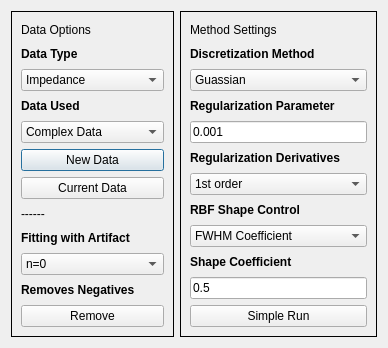
<?xml version="1.0" encoding="UTF-8"?>
<ui version="4.0">
 <class>Dialog</class>
 <widget class="QDialog" name="Dialog">
  <property name="geometry">
   <rect>
    <x>0</x>
    <y>0</y>
    <width>388</width>
    <height>348</height>
   </rect>
  </property>
  <property name="windowTitle">
   <string>compute DRT</string>
  </property>
  <layout class="QGridLayout" name="gridLayout">
   <item row="0" column="0">
    <widget class="QGroupBox" name="groupBox">
     <property name="styleSheet">
      <string notr="true">QGroupBox
{
border: 1px solid black;
}</string>
     </property>
     <property name="title">
      <string/>
     </property>
     <layout class="QVBoxLayout" name="verticalLayout">
      <item>
       <widget class="QLabel" name="label_8">
        <property name="text">
         <string>Data Options</string>
        </property>
       </widget>
      </item>
      <item>
       <widget class="QLabel" name="label">
        <property name="font">
         <font>
          <bold>true</bold>
         </font>
        </property>
        <property name="text">
         <string>Data Type</string>
        </property>
       </widget>
      </item>
      <item>
       <widget class="QComboBox" name="data_type">
        <property name="editable">
         <bool>false</bool>
        </property>
        <item>
         <property name="text">
          <string>Impedance</string>
         </property>
        </item>
        <item>
         <property name="text">
          <string>Dielectric Permittivity</string>
         </property>
        </item>
        <item>
         <property name="text">
          <string>Electric Modulus</string>
         </property>
        </item>
        <item>
         <property name="text">
          <string>Admitance</string>
         </property>
        </item>
       </widget>
      </item>
      <item>
       <widget class="QLabel" name="label_2">
        <property name="font">
         <font>
          <bold>true</bold>
         </font>
        </property>
        <property name="text">
         <string>Data Used</string>
        </property>
       </widget>
      </item>
      <item>
       <widget class="QComboBox" name="data_used">
        <item>
         <property name="text">
          <string>Complex Data</string>
         </property>
        </item>
        <item>
         <property name="text">
          <string>Real Part Data</string>
         </property>
        </item>
        <item>
         <property name="text">
          <string>Imaginary Part Data</string>
         </property>
        </item>
       </widget>
      </item>
      <item>
       <widget class="QPushButton" name="mark_data">
        <property name="text">
         <string>New Data</string>
        </property>
       </widget>
      </item>
      <item>
       <widget class="QPushButton" name="current_data">
        <property name="text">
         <string>Current Data</string>
        </property>
       </widget>
      </item>
      <item>
       <widget class="QLabel" name="label_show">
        <property name="text">
         <string>------</string>
        </property>
       </widget>
      </item>
      <item>
       <widget class="QLabel" name="label_4">
        <property name="font">
         <font>
          <bold>true</bold>
         </font>
        </property>
        <property name="text">
         <string>Fitting with Artifact</string>
        </property>
       </widget>
      </item>
      <item>
       <widget class="QComboBox" name="ind_cap">
        <item>
         <property name="text">
          <string>n=0</string>
         </property>
        </item>
        <item>
         <property name="text">
          <string>n=1; j</string>
         </property>
        </item>
        <item>
         <property name="text">
          <string>n=-1; j</string>
         </property>
        </item>
        <item>
         <property name="text">
          <string>n=2</string>
         </property>
        </item>
        <item>
         <property name="text">
          <string>n=-2</string>
         </property>
        </item>
       </widget>
      </item>
      <item>
       <widget class="QLabel" name="label_9">
        <property name="font">
         <font>
          <bold>true</bold>
         </font>
        </property>
        <property name="text">
         <string>Removes Negatives</string>
        </property>
       </widget>
      </item>
      <item>
       <widget class="QPushButton" name="removeButton">
        <property name="text">
         <string>Remove</string>
        </property>
       </widget>
      </item>
     </layout>
    </widget>
   </item>
   <item row="0" column="1">
    <widget class="QGroupBox" name="groupBox_2">
     <property name="styleSheet">
      <string notr="true">QGroupBox
{
border: 1px solid black
}</string>
     </property>
     <property name="title">
      <string/>
     </property>
     <layout class="QVBoxLayout" name="verticalLayout_2">
      <item>
       <widget class="QLabel" name="label_12">
        <property name="text">
         <string>Method Settings</string>
        </property>
       </widget>
      </item>
      <item>
       <widget class="QLabel" name="label_3">
        <property name="font">
         <font>
          <bold>true</bold>
         </font>
        </property>
        <property name="text">
         <string>Discretization Method</string>
        </property>
       </widget>
      </item>
      <item>
       <widget class="QComboBox" name="discre_method">
        <item>
         <property name="text">
          <string>Guassian</string>
         </property>
        </item>
        <item>
         <property name="text">
          <string>Piecewise Linear</string>
         </property>
        </item>
       </widget>
      </item>
      <item>
       <widget class="QLabel" name="label_6">
        <property name="font">
         <font>
          <bold>true</bold>
         </font>
        </property>
        <property name="text">
         <string>Regularization Parameter</string>
        </property>
       </widget>
      </item>
      <item>
       <widget class="QLineEdit" name="reg_par">
        <property name="text">
         <string>0.001</string>
        </property>
       </widget>
      </item>
      <item>
       <widget class="QLabel" name="label_7">
        <property name="font">
         <font>
          <bold>true</bold>
         </font>
        </property>
        <property name="text">
         <string>Regularization Derivatives</string>
        </property>
       </widget>
      </item>
      <item>
       <widget class="QComboBox" name="reg_deriv">
        <item>
         <property name="text">
          <string>1st order</string>
         </property>
        </item>
        <item>
         <property name="text">
          <string>2nd order</string>
         </property>
        </item>
       </widget>
      </item>
      <item>
       <widget class="QLabel" name="label_11">
        <property name="font">
         <font>
          <bold>true</bold>
         </font>
        </property>
        <property name="text">
         <string>RBF Shape Control</string>
        </property>
       </widget>
      </item>
      <item>
       <widget class="QComboBox" name="rbf_shape">
        <item>
         <property name="text">
          <string>FWHM Coefficient</string>
         </property>
        </item>
        <item>
         <property name="text">
          <string>Shape Factor</string>
         </property>
        </item>
       </widget>
      </item>
      <item>
       <widget class="QLabel" name="label_10">
        <property name="font">
         <font>
          <bold>true</bold>
         </font>
        </property>
        <property name="text">
         <string>Shape Coefficient</string>
        </property>
       </widget>
      </item>
      <item>
       <widget class="QLineEdit" name="coeff_edit">
        <property name="text">
         <string>0.5</string>
        </property>
       </widget>
      </item>
      <item>
       <widget class="QPushButton" name="simple_run">
        <property name="text">
         <string>Simple Run</string>
        </property>
        <property name="checkable">
         <bool>false</bool>
        </property>
       </widget>
      </item>
     </layout>
    </widget>
   </item>
  </layout>
 </widget>
 <resources/>
 <connections/>
</ui>
